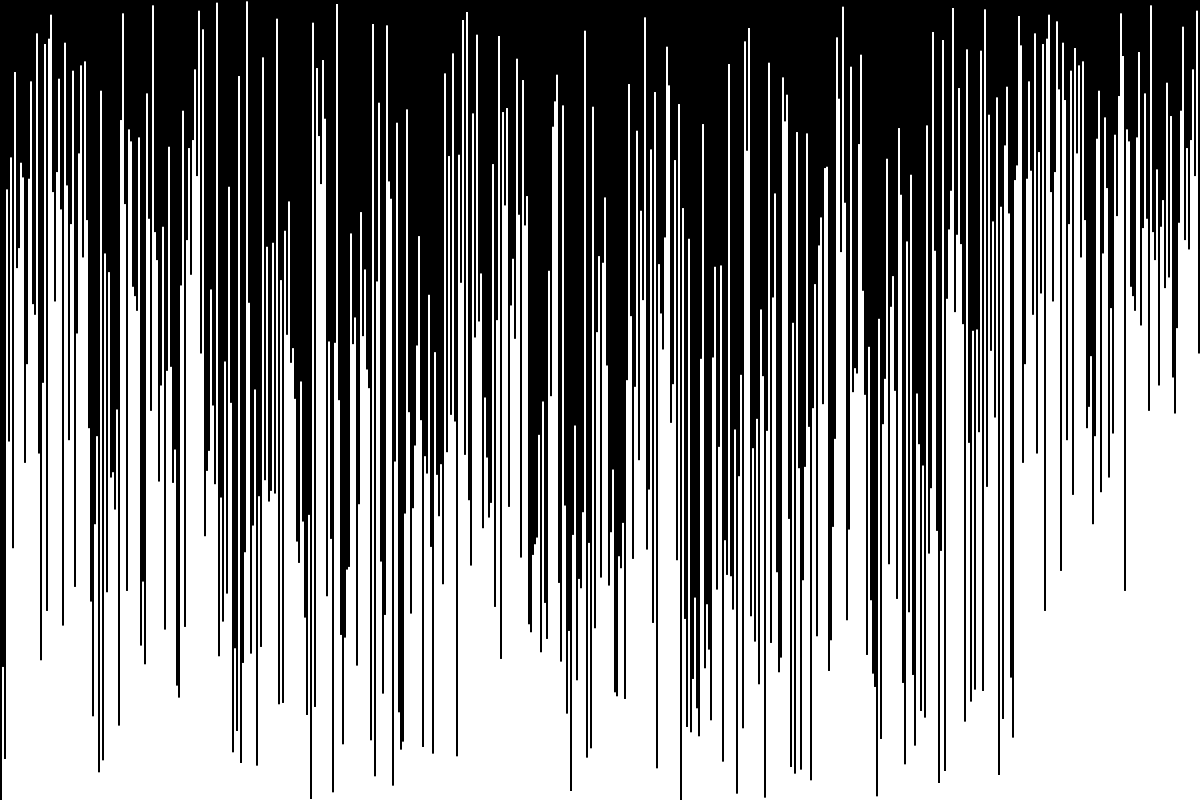
Frame 1 (no input)
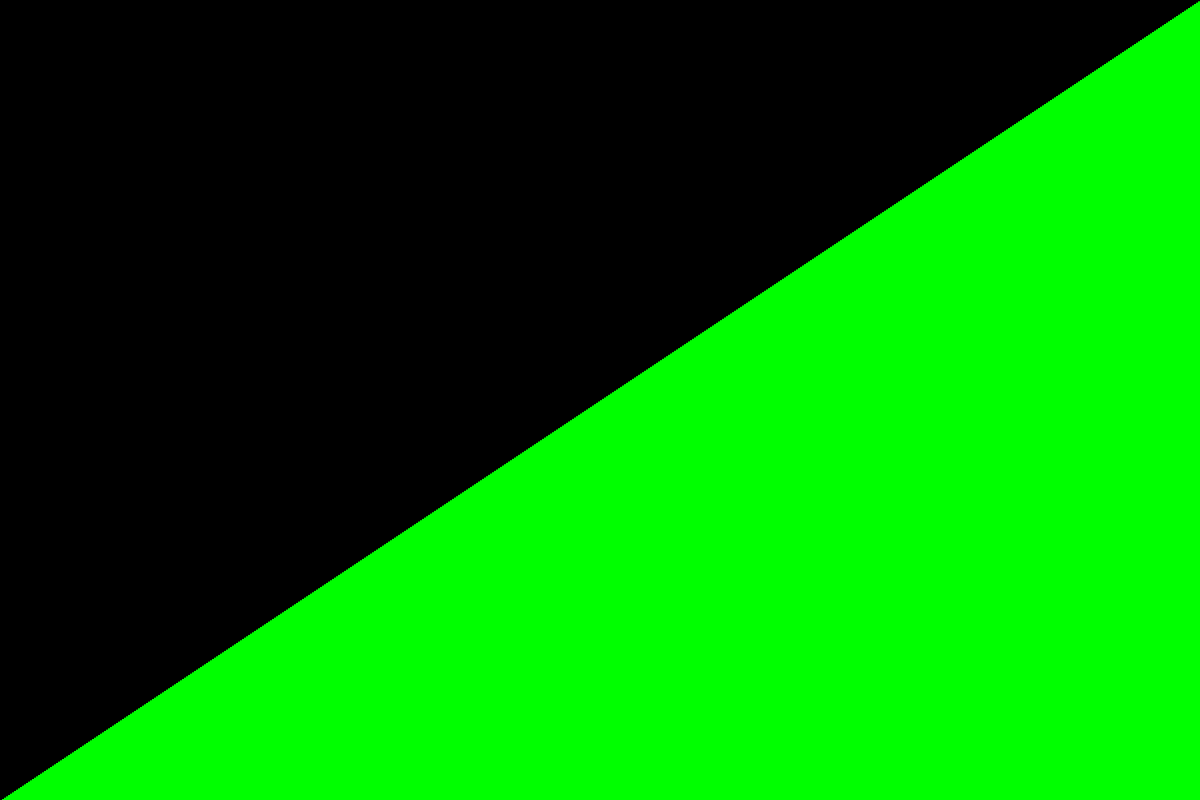
Frame 60 (the mouse pressed at the canvas centre just before this capture)
Frame 120 (the mouse held since frame 60 and released just before this capture): identical to frame 60, image omitted

The Processing sketch that drew these frames (run headless with seeded random() and noise(); from frame 60 on, the mouse is pressed at the canvas centre):

// Processing sketch: CombSort
// ── CombSort.pde
/*
* This Processing Sketch demonstrates and visualizes CombSort
* CombSort is an extention on bubble sort that makes sure that there are no turtles (Short elements at the end of the list that take a very long time to be sorted)
*
* Source: https://en.wikipedia.org/wiki/Comb_sort
*
* Made by Garrett Burroughs 3/1/17
*/


//-----GLOBAL VARIABLES----//
int[] items; //The array in which all of the elements to be sorted are stored
int scl; //A dynamic variable that determines the vertical width of the elements in the visualization
boolean sorted = false; //Keeps tack of weather or not the list is sorted
int delay; //delay in ms for each item to be sorted
int fps = 10; //A variable to set the frames per second and set the delay for the sorting so that an element is swapped(sorted) every frame.
int size = 600; // this variable controls the number of elements to be sorted

//Code to be run one time at the begging of the sketch
void setup(){
  size(1200, 800);
  items = new int[size];
  scl = width / items.length;
  for(int i = 1; i < items.length; i++){
    items[i] = items.length - i;
  }
  shuffle(items);
  delay = 1000/fps;
  frameRate(fps);
  thread("sort"); //starting the sorting algorithm

}


//Animation loop: code to be run repeatedly for animation
void draw(){
  noStroke();
  background(0);
  if(isSorted(items)){
    fill(0, 255, 0);
  }else{
    fill(255);
  }
  for(int i = 1; i < items.length; i++){
    float itemHeight = map(items[i], 1, items.length, 1, height); //scales the height to the top of the screen
    rect((i) * scl, height - itemHeight, scl, itemHeight); // draws all of the elements
  }
}


void sort(){
  boolean sorted = false;

  //Variables needed for the sorting algorithm
  int gap = items.length;
  float shrink = 1.2f;

  while(!sorted){
    //Sorting Code Goes Here
    gap = floor(gap/shrink);
    if(gap > 1){
      sorted = false;
    }else{
      gap = 1;
      sorted = true;
    }
    for(int i = 0; i + gap < items.length; i++){
      if(items[i] > items[i + gap]){
        swap(items, i, i + gap);
        sorted = false;
      }
    }

    sorted = isSorted(items);
    delay(delay);
  }
}

//Extra methods commonly used in sorting algorithms


//waits a certain number of milliseconds
void delay(int delay){
  int mill = millis();
  while(millis() < mill + delay){};
}


//swaps elements a and b of an integer array
void swap(int[] array, int a, int b){
  int temp = array[a];
  array[a] = array[b];
  array[b] = temp;
}


//retruns true if the array is sorted
boolean isSorted(int[] array){
  for(int i = 0; i < items.length - 1; i++){
    if(items[i] > items[i + 1]){
      return false;
    }
  }
  return true;
}


//Randomly shuffles all elements of an array
void shuffle(int[] array){
  for(int i = 0; i < array.length; i++){
    swap(array, i, floor(random(array.length - 1)));
  }
}
